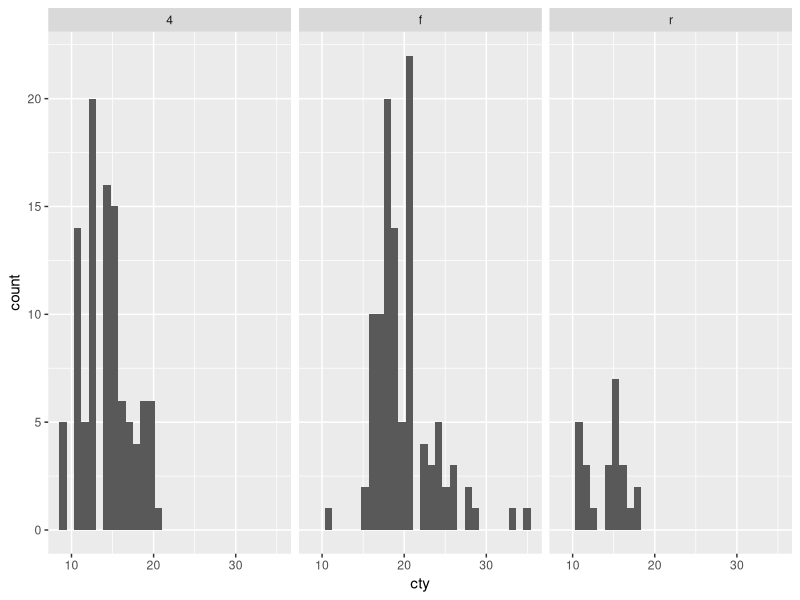
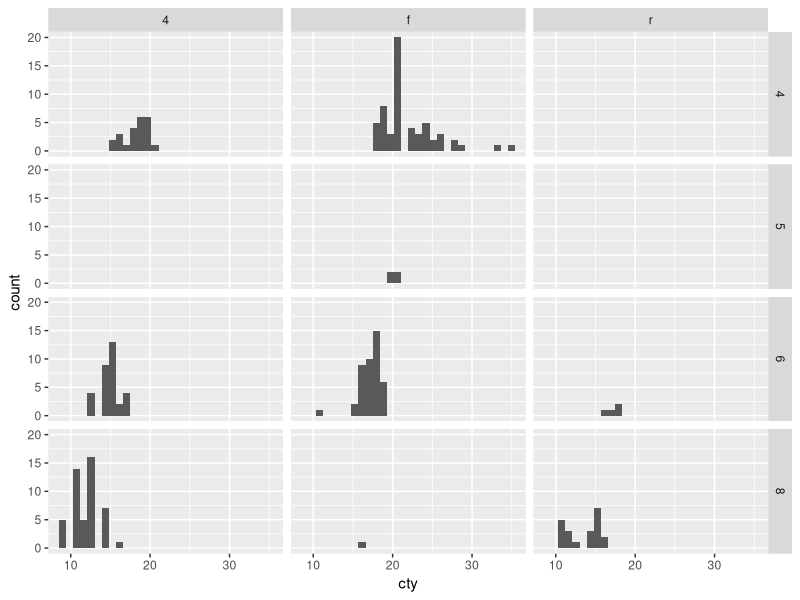
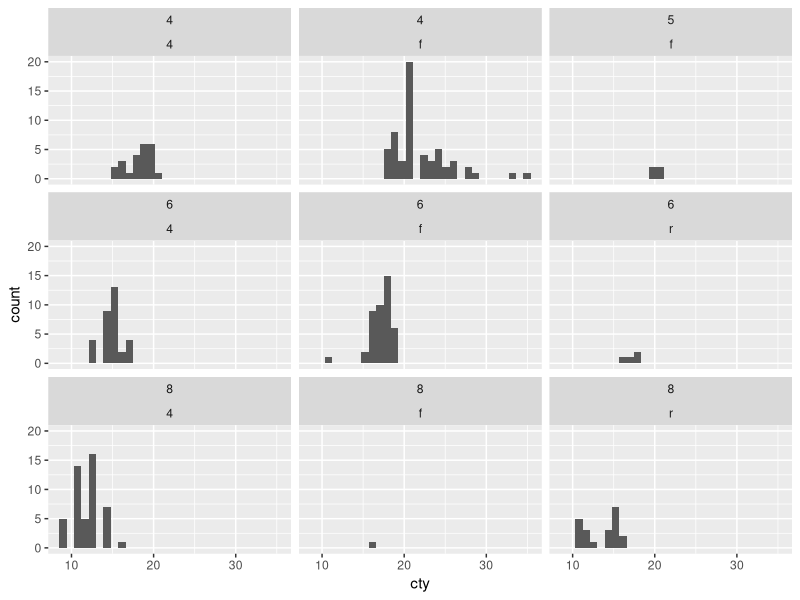
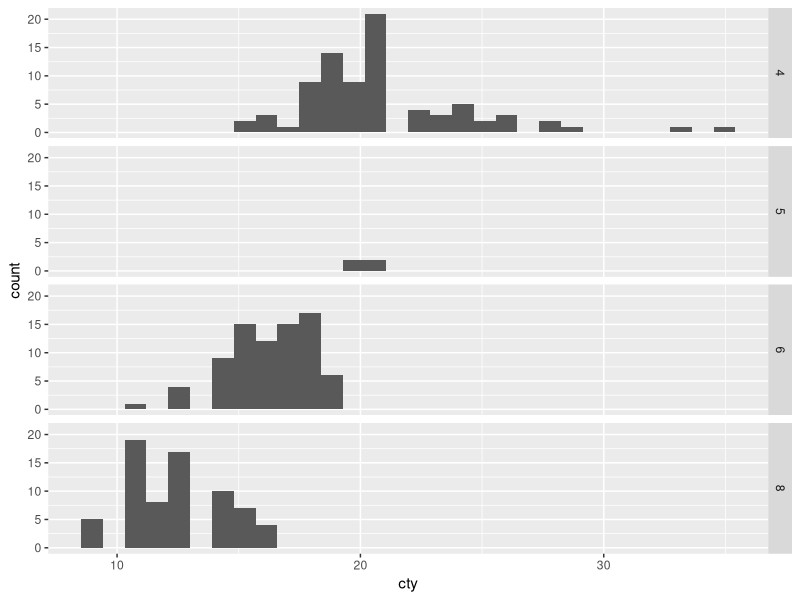
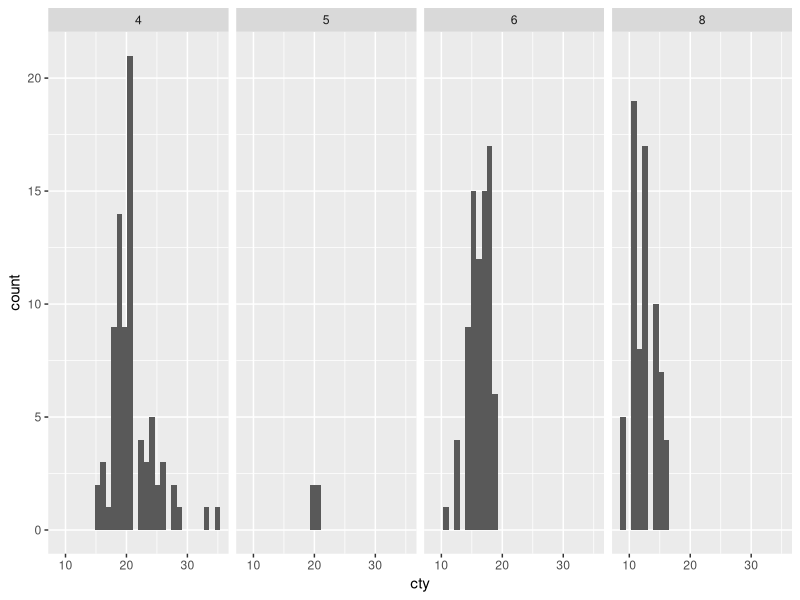
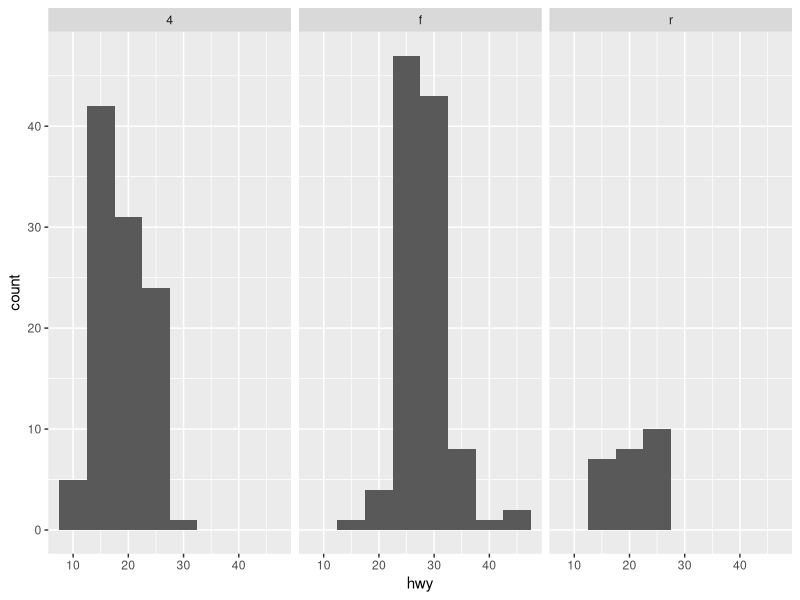
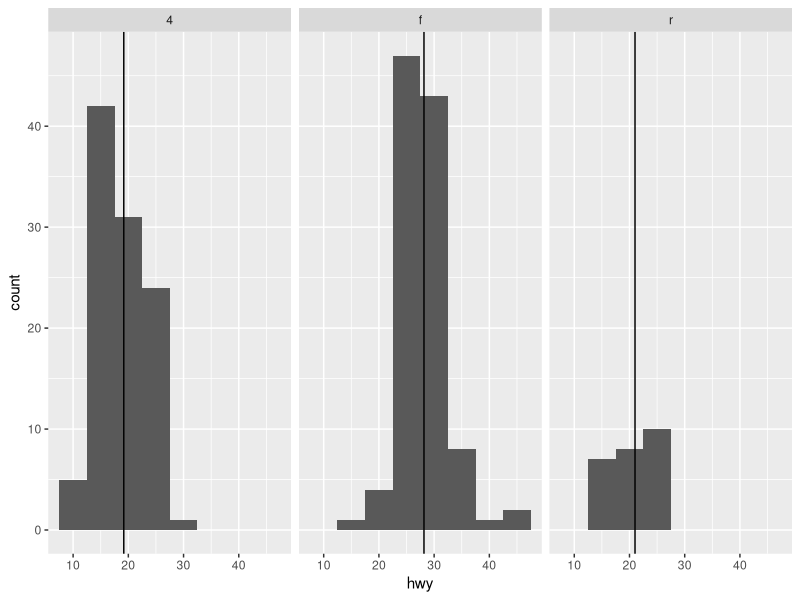
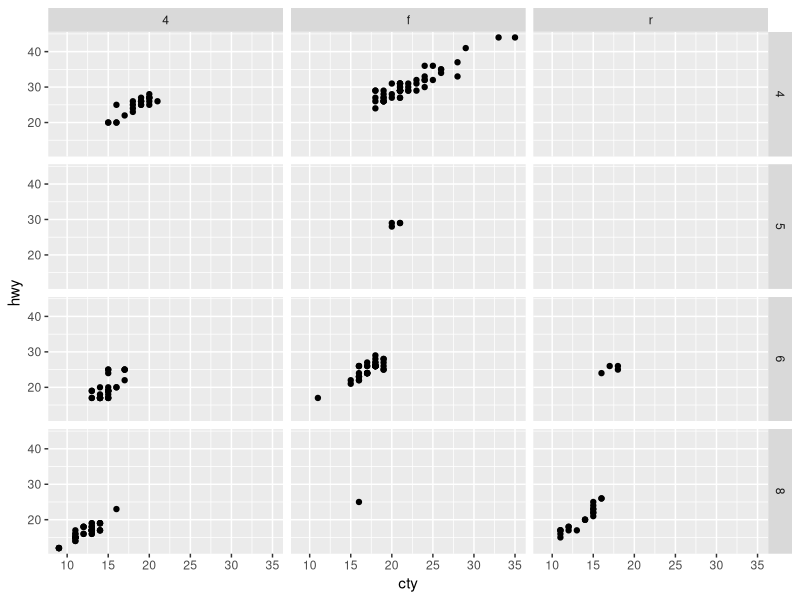

Write the R code that produced these figures, in order.
## ---- chunk 1
library(ggplot2)
knitr::opts_chunk$set(
  fig.dpi = 300, 
  collapse = TRUE, 
  comment = "#>",
  fig.asp = 0.618,
  fig.width = 6,
  out.width = "80%")
## ---- chunk 2
#| fig.alt = "A histogram showing the city miles per gallon distribution for 
#|  three types of drive train, each in their own panel in a 1 row, 3 column 
#|  layout."
ggplot(mpg, aes(x = cty)) +
  geom_histogram() +
  facet_wrap(~ drv)
## ---- chunk 3
#| fig.alt = "A histogram showing the city miles per gallon distribution. The 
#|  plot has twelve panels in a 4 row, 3 column layout, showing three types of 
#|  drive train in the horizontal direction, and four numbers of cylinders 
#|  in the vertical direction. Several panels have no data."
ggplot(mpg, aes(x = cty)) +
  geom_histogram() +
  facet_grid(cyl ~ drv)
## ---- chunk 4
#| fig.alt = "A histogram showing the city miles per gallon distribution. The 
#|  plot has nine panels in a 3 row, 3 column layout, showing all existing 
#|  combinations of three types of drive train, and four numbers of cylinders."
ggplot(mpg, aes(x = cty)) +
  geom_histogram() +
  facet_wrap(cyl ~ drv)
## ---- chunk 5
#| fig.alt = c(
#| "A histogram showing the city miles per gallon distribution. The plot has 
#|  four panels in a 4 row, 1 column layout, showing four numbers of cylinders.",
#| "A histogram showing the city miles per gallon distribution. The plot has 
#|  four panels in a 1 row, 4 column layout, showing four numbers of cylinders."
#| )
ggplot(mpg, aes(x = cty)) +
  geom_histogram() +
  facet_grid(cyl ~ .)

ggplot(mpg, aes(x = cty)) +
  geom_histogram() +
  facet_grid(. ~ cyl)
## ---- chunk 6
#| fig.alt = "A histogram showing the highway miles per gallon distribution for 
#|  three types of drive train, each in their own panel in a 1 row, 3 column 
#|  layout."
ggplot(mpg, aes(x = hwy)) +
  geom_histogram(binwidth = 5) +
  facet_wrap(~ drv)
## ---- chunk 7
library(dplyr)

mpg_summary <- mpg %>%
  group_by(drv) %>%
  summarise(hwy_mean = mean(hwy))

mpg_summary
## ---- chunk 8
#| fig.alt = "A histogram showing the highway miles per gallon distribution for 
#|  three types of drive train, each in their own panel in a 1 row, 3 column 
#|  layout. Each panel has a vertical black line indicating the mean of the 
#|  distribution."
ggplot(mpg, aes(x = hwy)) +
  geom_histogram(binwidth = 5) +
  facet_wrap(~ drv) +
  geom_vline(data = mpg_summary, aes(xintercept = hwy_mean))
## ---- chunk 9
#| fig.alt = "A scatter plot showing city miles per gallon on the x-axis and 
#|  highway miles per gallon on the y-axis. The plot has twelve panels in a 
#|  4 row, 3 column layout, showing three types of drive train in the 
#|  horizontal direction and four numbers of cylinders in the vertical 
#|  direction. Several panels are empty. Every row has the same y-axis range, 
#|  and every column has the same x-axis range."
ggplot(mpg, aes(x = cty, y = hwy)) +
  geom_point() +
  facet_grid(cyl ~ drv)
## ---- chunk 10
#| fig.alt = "A scatter plot showing city miles per gallon on the x-axis and 
#|  highway miles per gallon on the y-axis. The plot has twelve panels in a 
#|  4 row, 3 column layout, showing three types of drive train in the 
#|  horizontal direction and four numbers of cylinders in the vertical 
#|  direction. Several panels are empty. Every row in the layout has an 
#|  independent y-axis range. Every column in the layout has an independent 
#|  x-axis range."
ggplot(mpg, aes(x = cty, y = hwy)) +
  geom_point() +
  facet_grid(cyl ~ drv, scales = "free") 
## ---- chunk 11
#| fig.alt = "A scatter plot showing city miles per gallon on the x-axis and 
#|  highway miles per gallon on the y-axis. The plot has twelve panels in a 
#|  4 row, 3 column layout, showing three types of drive train in the 
#|  horizontal direction and four numbers of cylinders in the vertical 
#|  direction. Several panels are empty. Every row in the layout has an 
#|  independent y-axis range, but all include the 20-25 interval. Every column 
#|  in the layout has an independent x-axis range, but all include 10."
ggplot(mpg, aes(x = cty, y = hwy)) +
  geom_point() +
  facet_grid(cyl ~ drv, scales = "free") +
  expand_limits(x = 10, y = c(20, 25))
## ---- chunk 12
#| fig.alt = "A scatter plot showing city miles per gallon on the x-axis and 
#|  highway miles per gallon on the y-axis. The plot has twelve panels in a 
#|  4 row, 3 column layout. The strips, or panel layout titles and 
#|  their backgrounds, are missing."
ggplot(mpg, aes(x = cty, y = hwy)) +
  geom_point() +
  facet_grid(cyl ~ drv) +
  theme(strip.text = element_blank())
## ---- chunk 13
#| fig.alt = "A scatter plot showing city miles per gallon on the x-axis and 
#|  highway miles per gallon on the y-axis. The plot has twelve panels in a 
#|  4 row, 3 column layout. In the vertical direction, the panels indicate four 
#|  numbers of cylinders. The strips of the horizontal direction are missing."
ggplot(mpg, aes(x = cty, y = hwy)) +
  geom_point() +
  facet_grid(cyl ~ drv) +
  theme(strip.text.x = element_blank())
## ---- chunk 14
#| fig.alt = "A histogram with two panels in a 1 row, 2 column layout of random 
#|  data. The first panel has as title 'A long group name for the first group'.
#|  The second panel has a title 'A muuuuuuuuuuuuuch longer group name for the 
#|  second group'. However, the second title is clipped to the panel width and
#|  doesn't show all the text."
df <- data.frame(
  x = rnorm(100),
  group = c(rep("A long group name for the first group", 50),
            rep("A muuuuuuuuuuuuuch longer group name for the second group", 50))
)

ggplot(df, aes(x = x)) +
  geom_histogram(binwidth = 0.5) +
  facet_wrap(~ group)
## ---- chunk 15
#| fig.alt = "A histogram with two panels in a 1 row, 2 column layout of random 
#|  data. The first panel has as title 'A long group name for the first group'
#|  in two lines of text. The second panel has a title 'A muuuuuuuuuuuuuch 
#|  longer group name for the second group' in three lines of text. The width
#|  of the second title now fits within the panel width."
ggplot(df, aes(x = x)) +
  geom_histogram(binwidth = 0.5) +
  facet_wrap(~ group, labeller = labeller(group = label_wrap_gen(width = 25)))
## ---- chunk 16
df <- data.frame(
  year = rep(2016:2021, 2),
  price = c(10, 10, 13, 12, 14, 15, 1000, 1010, 1200, 1050, 1105, 1300),
  country = c(rep("US", 6), rep("Japan", 6))
)

df
## ---- chunk 17
#| fig.alt = "A timeseries plot showing price over time for two countries, Japan
#|  and the US, in two panels in a 2 row, 1 column layout. The countries are
#|  indicated at the top of each panel. The two y-axes have different ranges."
ggplot(df, aes(x = year, y = price)) +
  geom_smooth() +
  facet_wrap(~ country, ncol = 1, scales = "free_y") +
  scale_x_continuous(breaks = 2011:2020)
## ---- chunk 18
#| fig.alt = "A timeseries plot showing price over time for two countries and 
#|  their currencies, the Japanese Yen and the US Dollar, in two panels in a 
#|  2 row, 1 column layout. The countries and currency units are indicated at 
#|  the left of each panel. The two y-axes have different ranges."
ggplot(df, aes(x = year, y = price)) +
  geom_smooth() +
  facet_wrap(~ country, ncol = 1, scales = "free_y", 
             labeller = as_labeller(
               c(US = "US Dollars (USD)", Japan = "Japanese Yens (JPY)")), 
             strip.position = "left"
             ) +
  scale_x_continuous(breaks = 2011:2020) +
  labs(y = NULL) +
  theme(strip.background = element_blank(), strip.placement = "outside")
